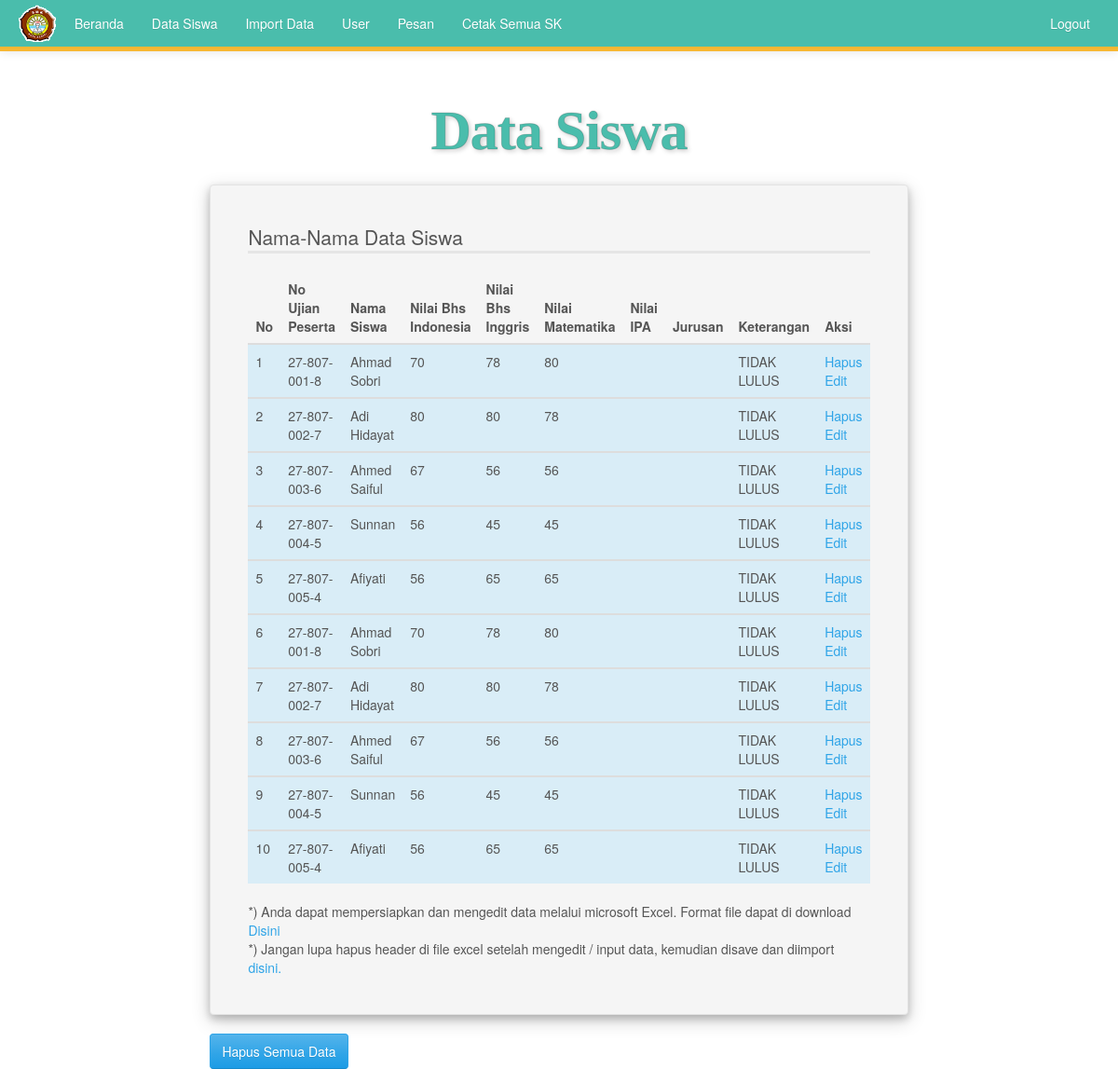
Page /admin/index.php?page=data-siswa (signed in) on the committed database.
### tables this page shows
CREATE TABLE `tb_student` (
  `no` int(5) NOT NULL,
  `noujian` varchar(200) NOT NULL,
  `nama` varchar(200) NOT NULL,
  `tgllhr` varchar(200) NOT NULL,
  `alamat` varchar(200) NOT NULL,
  `jurusan` varchar(200) NOT NULL,
  `indo` varchar(200) NOT NULL,
  `mat` varchar(200) NOT NULL,
  `inggris` varchar(200) NOT NULL,
  `kejuruan` varchar(200) NOT NULL,
  `nsindo` varchar(200) NOT NULL,
  `nsinggris` varchar(200) NOT NULL,
  `nsmat` varchar(200) NOT NULL,
  `nskejuruan` varchar(200) NOT NULL,
  `naindo` varchar(200) NOT NULL,
  `nainggris` varchar(200) NOT NULL,
  `namat` varchar(200) NOT NULL,
  `nakejuruan` varchar(200) NOT NULL,
  `rataun` varchar(200) NOT NULL,
  `ratans` varchar(200) NOT NULL,
  `ratana` varchar(200) NOT NULL,
  `ket` int(1) NOT NULL,
  `ketgambar` varchar(200) NOT NULL
);

### admin/data-siswa.php (the view, shortened to what this page needs)
<h3>Data Siswa</h3>
<div class="well animasi2">
<fieldset>
<legend>Nama-Nama Data Siswa</legend>
<table class="table table-striped table-hover">
<thead>
<th>No</th>
<th>No Ujian Peserta</th>
<th>Nama Siswa</th>
<th>Nilai Bhs Indonesia</th>
<th>Nilai Bhs Inggris</th>
<th>Nilai Matematika</th>
<th>Nilai IPA</th>
<th>Jurusan</th>
<th>Keterangan</th>
<th>Aksi</th>
</tr>
<?php
include('../config.php');
$q = $mysqli->query("select * from tb_student");
$n = 1;
while($r = $q->fetch_array(MYSQLI_ASSOC))
{
	$ket = "-";
	$kode_jur = $r["sekolah"];
	if($r["ket"] == 1){
		$ket = "LULUS";
	} elseif($r["ket"] == 0) {
		$ket = "TIDAK LULUS";
	} elseif($r["ket"] == 2) {
		$ket = "DITANGGUHKAN";
	} else {
		$ket = "BUKAN KETENTUAN";
	}
	$ket_jur = $mysqli->query("select * from tbl_jurusan where kode ='$kode_jur' ");
	$ket_jurusan = $ket_jur->fetch_array(MYSQLI_ASSOC);
	echo '<tbody><tr class="info"><td>'.$n.'</td><td>'.$r["noujian"].'</td><td>'.$r["nama"].'</td><td>'.$r["indo"].'</td><td>'.$r["inggris"].'</td><td>'.$r["mat"].'</td><td>'.$r["ipa"].'</td><td>'.$ket_jurusan["jurusan"].'</td><td>'.$ket.'</td><td><a href="#" class="delbutton" id="'.$r['noujian'].'" href="#" ><div id="box-link">Hapus</div></a> <a href="index.php?page=edit-siswa&id_user='.$r['noujian'].'"><div id="box-link">Edit</div></a></td></tr></tbody>';
	$n++;
}
?>
</table>
*) Anda dapat mempersiapkan dan mengedit data melalui microsoft Excel. Format file dapat di download <a href="contoh-data.xls">Disini</a><br />
*) Jangan lupa hapus header di file excel setelah mengedit / input data, kemudian disave dan diimport <a href="index.php?page=import">disini.</a>
<a href="index.php?page=hapus" class="btn btn-primary">Hapus Semua Data</a>

### css/styleadmin.css (style rules this page uses)
H3 { font-family: Cambria, Cochin, Georgia, Times, "Times New Roman", serif; letter-spacing: -1px; font-size: 60px; font-weight: 600; text-align: center; -webkit-text-stroke: 1px rgba(0, 0, 0, 0.15); color: #4abdac; text-shadow: 2px 2px 5px rgba(0, 0, 0, 0.2); padding: 5% 0% 2% 0%; }
.animasi2 { animation-name: example2; animation-duration: 0.5s; }
.well { padding: 40px; box-shadow: 0 4px 8px 0 rgba(0, 0, 0, 0.2), 0 6px 20px 0 rgba(0, 0, 0, 0.19); }

### rows in the picture
tb_student: noujian "27-807-001-8", nama "Ahmad Sobri", indo "70", inggris "78", mat "80", ket "TIDAK LULUS"
tb_student: noujian "27-807-002-7", nama "Adi Hidayat", indo "80", inggris "80", mat "78", ket "TIDAK LULUS"
tb_student: noujian "27-807-003-6", nama "Ahmed Saiful", indo "67", inggris "56", mat "56", ket "TIDAK LULUS"
tb_student: noujian "27-807-004-5", nama "Sunnan", indo "56", inggris "45", mat "45", ket "TIDAK LULUS"
tb_student: noujian "27-807-005-4", nama "Afiyati", indo "56", inggris "65", mat "65", ket "TIDAK LULUS"
tb_student: noujian "27-807-001-8", nama "Ahmad Sobri", indo "70", inggris "78", mat "80", ket "TIDAK LULUS"
tb_student: noujian "27-807-002-7", nama "Adi Hidayat", indo "80", inggris "80", mat "78", ket "TIDAK LULUS"
tb_student: noujian "27-807-003-6", nama "Ahmed Saiful", indo "67", inggris "56", mat "56", ket "TIDAK LULUS"
tb_student: noujian "27-807-004-5", nama "Sunnan", indo "56", inggris "45", mat "45", ket "TIDAK LULUS"
tb_student: noujian "27-807-005-4", nama "Afiyati", indo "56", inggris "65", mat "65", ket "TIDAK LULUS"
